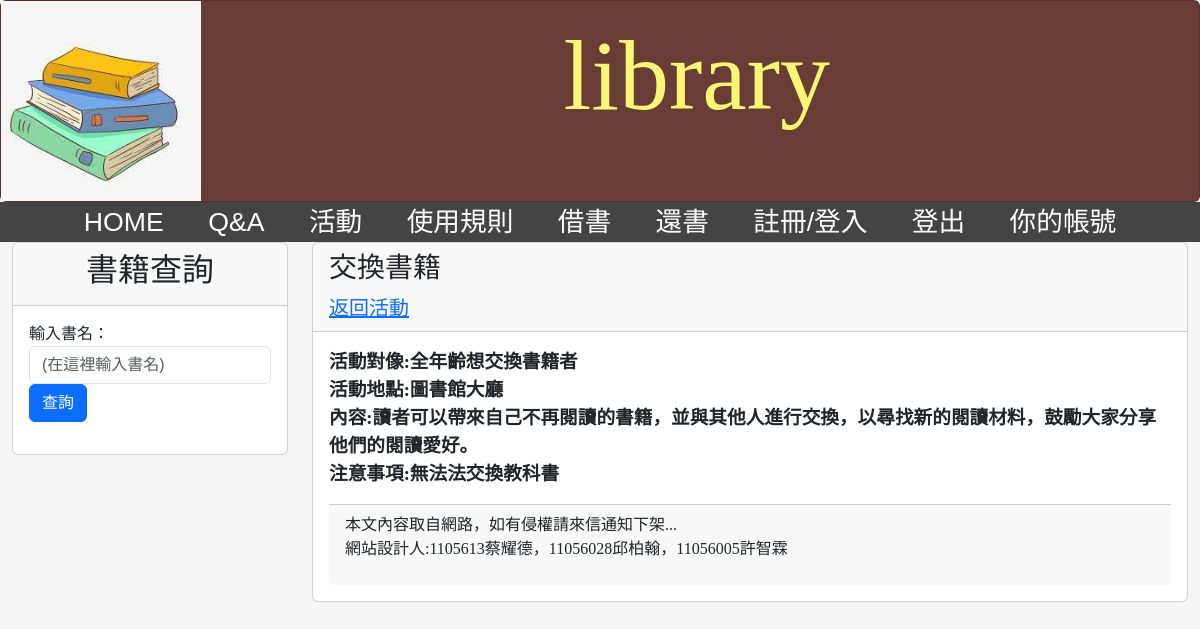
/function2/act1/, run on the app's committed database.
### mysite/models.py (models this page shows, shortened)
class Function2(models.Model):
    activity=models.CharField(max_length=200)
    activitytime=models.CharField(max_length=200)
    activitypeople=models.CharField(max_length=200)
    activityplace=models.CharField(max_length=200)
    activitycontant=models.TextField(max_length=200)
    activitynotice=models.TextField(max_length=200)
    slug3 = models.CharField(max_length=200, default='your_default_value_here')

### mysite/views.py (the view)
# urls.py: path('function2/<slug:slug>/', site.function2, name='function2'),
def function2(request, slug):#活動
    try:
        act = Function2.objects.get(slug3=slug)
        return render(request, 'activity.html', {'act': act})
    except Function1.DoesNotExist:
        return redirect("/")

### mysite/templates/activity.html
{% extends "base.html" %}
{% block headmessage %}
<h3 style='font-family:標楷體;'>{{act.activity}}</h3>
<a style='font-family:標楷體; font-size: 20px;' href="/?menu=activity">返回活動</a>
{% endblock headmessage %}
{% block content %}
<p style="font-family:微軟正黑體;font-size:14pt;font-weight:bold;">
    活動對像:{{act.activitypeople | safe}}
    <br>
    活動地點:{{act.activityplace | safe}}
    <br>
    內容:{{act.activitycontant | safe}}
    <br>
    注意事項:{{act.activitynotice | safe}}
</p>
{% endblock content %}

### templates/base.html (style rules this page uses)
body { font-family: Arial, sans-serif; background-color: #f5f5f5; margin: 0; padding: 0; }

### data on the page
Function2: activity "交換書籍", activitypeople "全年齡想交換書籍者", activityplace "圖書館大廳", activitycontant "讀者可以帶來自己不再閱讀的書籍，並與其他人進行交換，以尋找新的閱讀材料，鼓勵大家分享他們的閱讀愛好。", activitynotice "無法法交換教科書"
